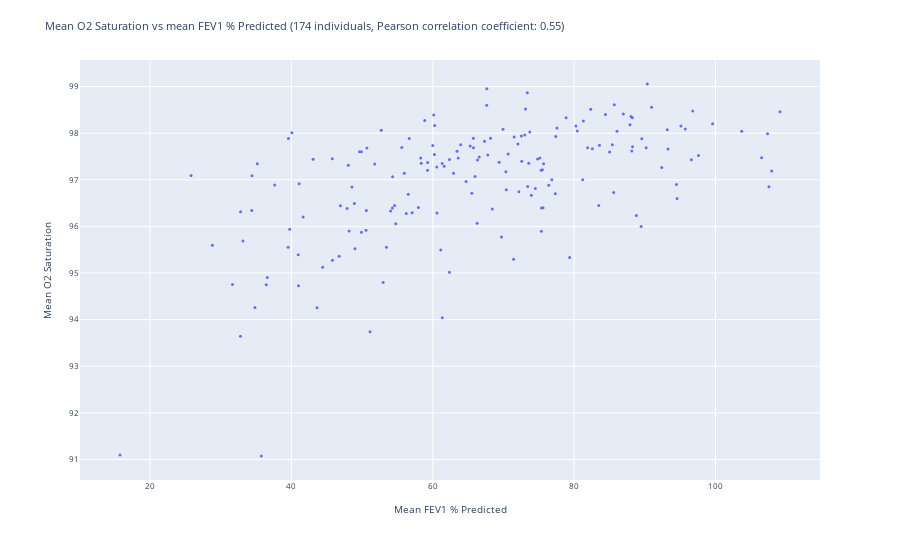

Write notebook code for a chart like this one.
### Code cell
col = 'FEV1 % Predicted'
# col = 'Predicted FEV1'
# col = 'FEV1'

means = df.groupby('ID')['O2Saturation'].mean()
# Get the FEV1 % Predicted for the each patient
fev1 = df.groupby('ID')[f'{col}'].mean()
# Create a df with means and fev1
df_means = pd.DataFrame({'mean O2 Saturation': means, f'mean {col}': fev1})
# Order by {col}
df_means = df_means.sort_values(by=f'mean {col}')
# Scatter plot of means
fig = px.scatter(
        x=df_means[f'mean {col}'],
        y=df_means['mean O2 Saturation'],
    )
# Update font size
fig.update_layout(
        font=dict(
            size=8,
        ),
    )
# Compute Pearson correlation coefficient
corr = df_means.corr().iloc[0,1]
# Add Pearson correlation coefficient to title
fig.update_layout(
        title=f"Mean O2 Saturation vs mean {col} ({len(df_means)} individuals, Pearson correlation coefficient: {round(corr, 2)})",
    )
# Reduce marker size
fig.update_traces(marker=dict(size=3))
# Set axis labels
fig.update_xaxes(title_text=f'Mean {col}')
# fig.update_xaxes(title_text=f'{len(df_means)} individuals (ordered by FEV1 % Predicted)', showgrid=False, showticklabels=False)
# Put the x axis title on bottom
fig.update_yaxes(title_text='Mean O2 Saturation')
# Hide x axis labels
fig.show()

### Figure 1 — Plotly figure (JSON) as saved in the notebook; plotly's stock layout.template omitted (floating-point values rounded to 4 significant figures; data arrays with more than 128 entries replaced by an {"elided": "..."} marker saying what was removed)
{"data": [{"hovertemplate": "x=%{x}<br>y=%{y}<extra></extra>", "legendgroup": "", "marker": {"color": "#636efa", "size": 3, "symbol": "circle"}, "mode": "markers", "name": "", "orientation": "v", "showlegend": false, "type": "scatter", "x": {"elided": "174 float values"}, "xaxis": "x", "y": {"elided": "174 float values"}, "yaxis": "y"}], "layout": {"font": {"size": 8}, "legend": {"tracegroupgap": 0}, "margin": {"t": 60}, "title": {"text": "Mean O2 Saturation vs mean FEV1 % Predicted (174 individuals, Pearson correlation coefficient: 0.55)"}, "xaxis": {"anchor": "y", "domain": [0, 1], "title": {"text": "Mean FEV1 % Predicted"}}, "yaxis": {"anchor": "x", "domain": [0, 1], "title": {"text": "Mean O2 Saturation"}}}}
